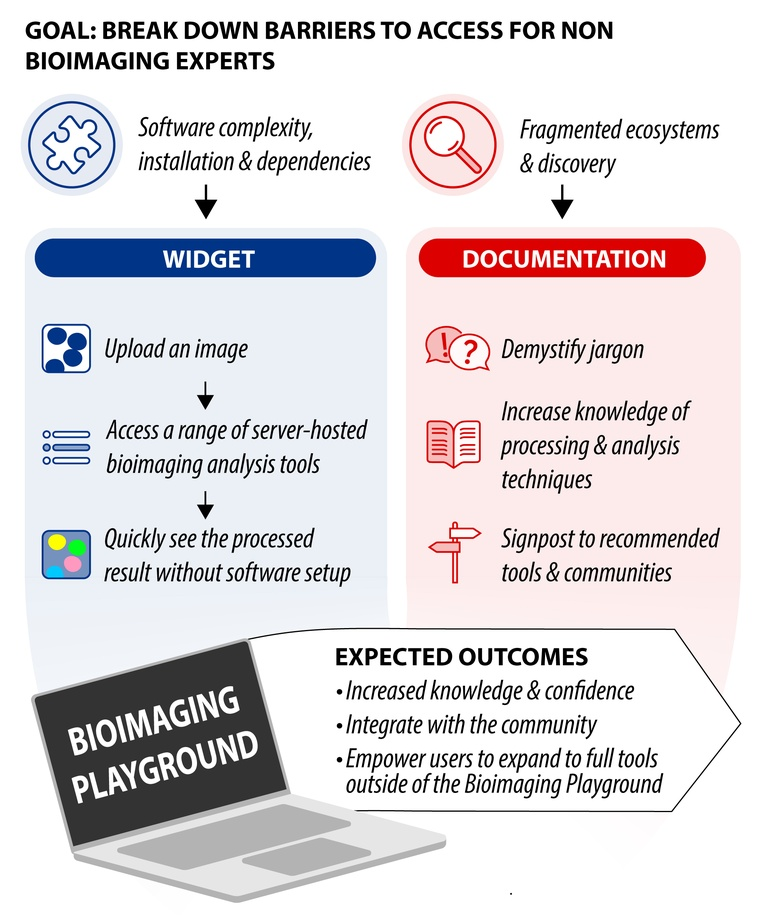
#> input picture assets/project5.jpg, 765 x 923 px, shrunk from 4000 x 4825 before the run
$ python -i visualisation_tools.py   (imports and definitions only)
#> lines starting #> are read from the running program, lines starting #| are printed output that depends on the picture
import numpy as np
import matplotlib.pyplot as plt
from matplotlib.colors import Normalize, rgb2hex
from matplotlib.cm import ScalarMappable, prism
from matplotlib.gridspec import GridSpec
from skimage import exposure


# [70 lines left out: functions color_cell, color_labels, get_hexvals, not called in this run]


def build_image_histogram(arr: np.ndarray):
    """
    Takes 2D single or multichannel image array and plots histograms of the pixel values.
    If multiple channels are provided, the average of all channels, and each individual
    channel will be plotted. If 3 channels, image is presumed RGB and single channel
    histograms are plotted with R/G/B lines.
    """
    # If only 2D array, histogram is greyscale/single channel
    plt.rcParams.update({'font.size':5}) # This means the fig size and font are well matched
    if arr.ndim == 2:
        h, hc = exposure.histogram(arr)
        fig, ax = plt.subplots()
        ax.plot(hc, h, lw=1, c="black")
        ax.set_title('Single channel image')
        plot = plt.gca()
        fig.set_size_inches(4,3)
        return plot

    # If 3 channels, we assume that they are rgb, and plot with these colors
    elif arr.ndim == 3 and arr.shape[-1] == 3:
        h, hc = exposure.histogram(arr)
        r, rc = exposure.histogram(arr[:,:,0])
        g, gc = exposure.histogram(arr[:,:,1])
        b, bc = exposure.histogram(arr[:,:,2])

        fig = plt.figure(layout="constrained")

        gs = GridSpec(3,3, figure= fig)
        grey = fig.add_subplot(gs[:,:2])
        red = fig.add_subplot(gs[0,2:])
        green = fig.add_subplot(gs[1,2:])
        blue = fig.add_subplot(gs[2,2:])

        grey.plot(hc, h, lw=1, c="black")
        grey.get_yaxis().set_visible(False)
        grey.set_title('All channels')

        red.plot(rc, r, lw=1, c="red")
        red.get_yaxis().set_visible(False)
        red.get_xaxis().set_visible(False)
        red.set_title('Single channels (RGB)')

        green.plot(gc, g, lw=1, c="green")
        green.get_yaxis().set_visible(False)
        green.get_xaxis().set_visible(False)
        # green.set_title('Green channel')

        blue.plot(bc, b, lw=1, c= "blue")
        blue.get_yaxis().set_visible(False)
        # blue.set_title('Blue channel')

        plot = plt.gcf()
        fig.set_size_inches(4,3)
        return plot

    # If not 3 channels, we can't assume that they are rgb, but we can plot hists for all of them
    # But this means that RGBA channels are plotted with 4 histograms
    # Lots of channels will squish the shape poorly
    else:
        h, hc = exposure.histogram(arr)
        num_channels = arr.shape[-1]
        single_channels = [exposure.histogram(arr[:,:,i]) for i in range(num_channels)]

        fig = plt.figure(layout="constrained")
        gs = GridSpec(num_channels,num_channels, figure=fig)

        grey = fig.add_subplot(gs[:,:num_channels-1])
        grey.plot(hc, h, lw=1,c="black")
        grey.set_title("All channels")

        for i in range(num_channels):
            ax = fig.add_subplot(gs[i,num_channels-1:])
            ax.plot(single_channels[i][1],single_channels[i][0],lw=1, c="grey")

            if i == 0:
                ax.get_yaxis().set_visible(False)
                ax.get_xaxis().set_visible(False)
                ax.set_title('Single channels')
            elif i == num_channels-1:
                ax.get_yaxis().set_visible(False)
            else:
                ax.get_yaxis().set_visible(False)
                ax.get_xaxis().set_visible(False)

        plot = plt.gcf()
        fig.set_size_inches(4,3)
        return plot

>>> import cv2
>>> picture = cv2.imread('../assets/project5.jpg', cv2.IMREAD_GRAYSCALE)
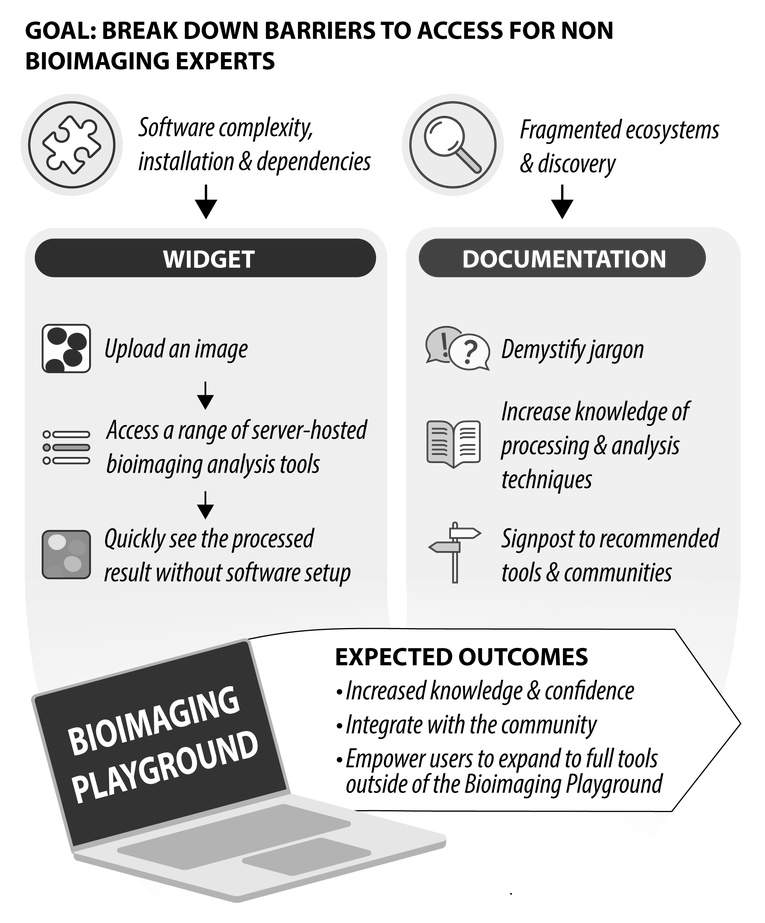
#> picture: shape (923, 765); min 0, max 255, mean 218.9
>>> result = build_image_histogram(picture)
#> in build_image_histogram, `h, hc = exposure.histogram(arr)`: h = 256 values, max 280990 at index 255, min 144 at index 24, mean 2758.2; hc = 256 values from 0 to 255
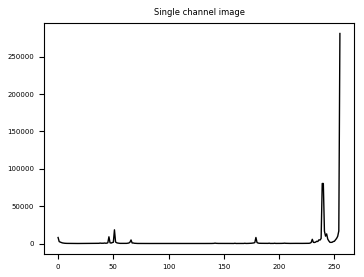
#> figure drawn by matplotlib, 1 panel; curve peaks at x = 255, y = 280990
